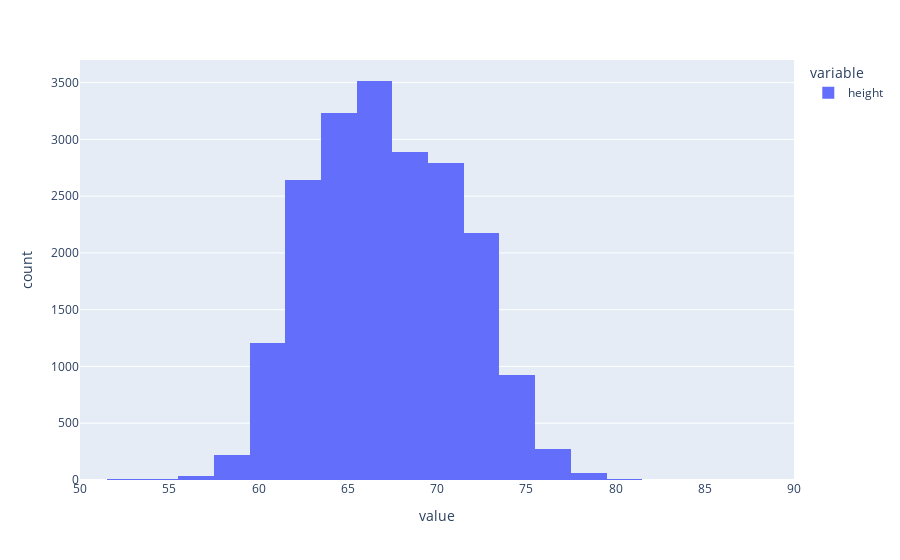

This figure's notebook cell:
### Markdown cell above
### ✏️ Aufgabe 3
Beschreibende Statistik:
- Visualisieren Sie die Verteilung der Körpergröße der Gesamtpopulation in einem Histogramm.
- Visualisieren Sie die Verteilung der Körpergröße der Stichprobe von 100 Personen in einem Histogramm.
- Beschreiben Sie beide Histogramme (mit Worten).
- Berechnen Sie den Mittelwert der Körpergröße der Stichprobe.

### 💡 Lösung Aufgabe 3

### Code cell
fig = px.histogram(cdc["height"], nbins=30)
fig.update_xaxes(range=[50, 90])
fig.show()

### Figure 1 — Plotly figure (JSON) as saved in the notebook; plotly's stock layout.template omitted (floating-point values rounded to 4 significant figures; data arrays with more than 128 entries replaced by an {"elided": "..."} marker saying what was removed)
{"data": [{"alignmentgroup": "True", "bingroup": "x", "hovertemplate": "variable=height<br>value=%{x}<br>count=%{y}<extra></extra>", "legendgroup": "height", "marker": {"color": "#636efa", "pattern": {"shape": ""}}, "name": "height", "nbinsx": 30, "offsetgroup": "height", "orientation": "v", "showlegend": true, "type": "histogram", "x": {"elided": "20000 int values"}, "xaxis": "x", "yaxis": "y"}], "layout": {"autosize": true, "barmode": "relative", "legend": {"title": {"text": "variable"}, "tracegroupgap": 0}, "margin": {"t": 60}, "xaxis": {"anchor": "y", "domain": [0, 1], "range": [50, 90], "title": {"text": "value"}, "type": "linear"}, "yaxis": {"anchor": "x", "autorange": true, "domain": [0, 1], "range": [0, 3699.0], "title": {"text": "count"}}}}
